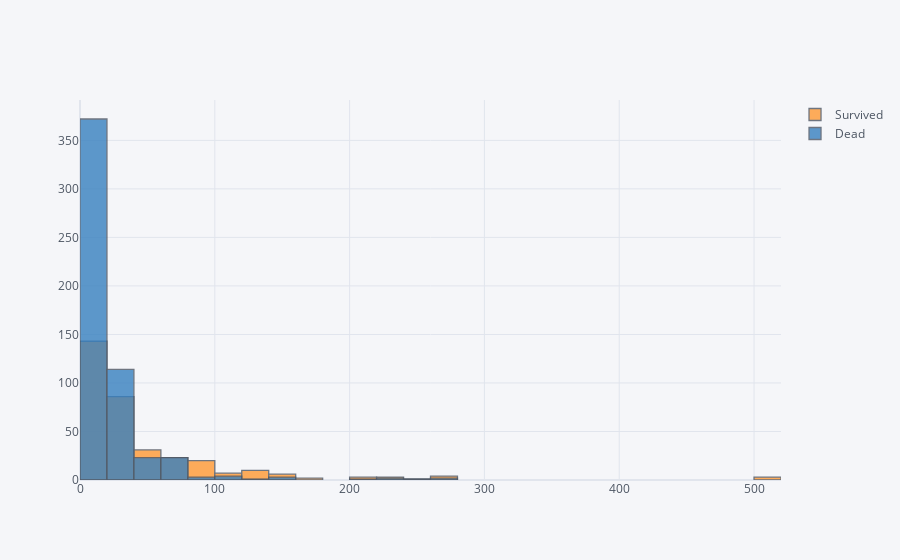

The notebook cell saved with this chart:
### Code cell
temp.iplot(kind='histogram', bins=(0, 600, 20))

### Figure 1 — Plotly figure (JSON) as saved in the notebook; plotly's stock layout.template omitted (floating-point values rounded to 4 significant figures; data arrays with more than 128 entries replaced by an {"elided": "..."} marker saying what was removed)
{"data": [{"autobinx": false, "histfunc": "count", "histnorm": "", "marker": {"color": "rgba(255, 153, 51, 1.0)", "line": {"color": "#4D5663", "width": 1.3}}, "name": "Survived", "opacity": 0.8, "orientation": "v", "type": "histogram", "x": {"elided": "891 float values"}, "xbins": {"end": 600, "size": 20, "start": 0}}, {"autobinx": false, "histfunc": "count", "histnorm": "", "marker": {"color": "rgba(55, 128, 191, 1.0)", "line": {"color": "#4D5663", "width": 1.3}}, "name": "Dead", "opacity": 0.8, "orientation": "v", "type": "histogram", "x": {"elided": "891 float values"}, "xbins": {"end": 600, "size": 20, "start": 0}}], "layout": {"barmode": "overlay", "legend": {"bgcolor": "#F5F6F9", "font": {"color": "#4D5663"}}, "paper_bgcolor": "#F5F6F9", "plot_bgcolor": "#F5F6F9", "title": {"font": {"color": "#4D5663"}}, "xaxis": {"gridcolor": "#E1E5ED", "showgrid": true, "tickfont": {"color": "#4D5663"}, "title": {"font": {"color": "#4D5663"}, "text": ""}, "zerolinecolor": "#E1E5ED"}, "yaxis": {"gridcolor": "#E1E5ED", "showgrid": true, "tickfont": {"color": "#4D5663"}, "title": {"font": {"color": "#4D5663"}, "text": ""}, "zerolinecolor": "#E1E5ED"}}}
